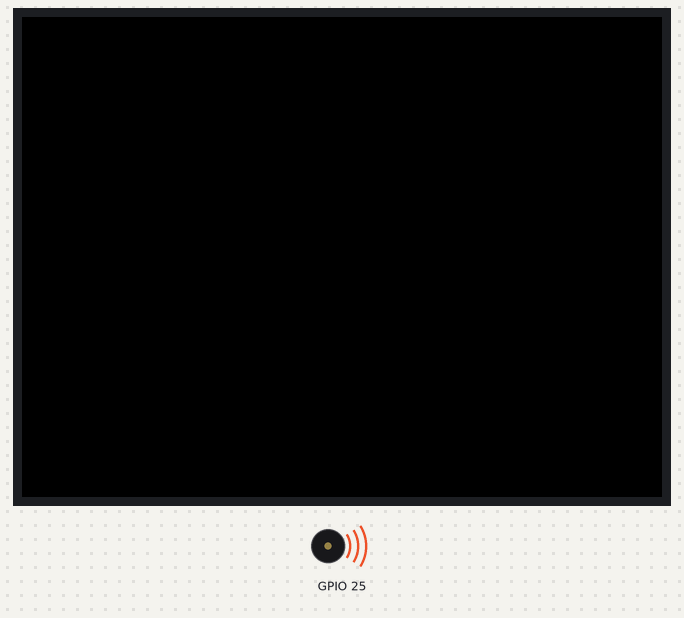
Simulated run of this program. Board: ESP32-S3. On the bench: 320×240 colour display, buzzer (waves = sounding).

Above: at 0.2 s.
Timing chart, 0 to 1.9 s (numbered marks = the images above):
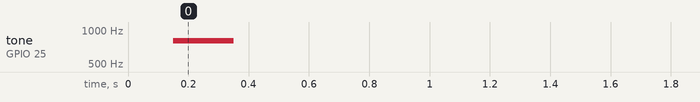

The program:

main.cpp
```cpp
#include <M5Unified.h>
#include "hello.h"

void setup() {
  M5.begin();
  M5.Speaker.setVolume(100);
  M5.Speaker.setAllChannelVolume(100);

  M5.Speaker.tone(800, 200);
  M5.delay(500);

  M5.Speaker.playWav(hello_wav, hello_wav_len);
  while (M5.Speaker.isPlaying()) {
    delay(1);
  }
}

void loop() {
}
```

Source omitted: hello.h (data table, 197924 bytes)
